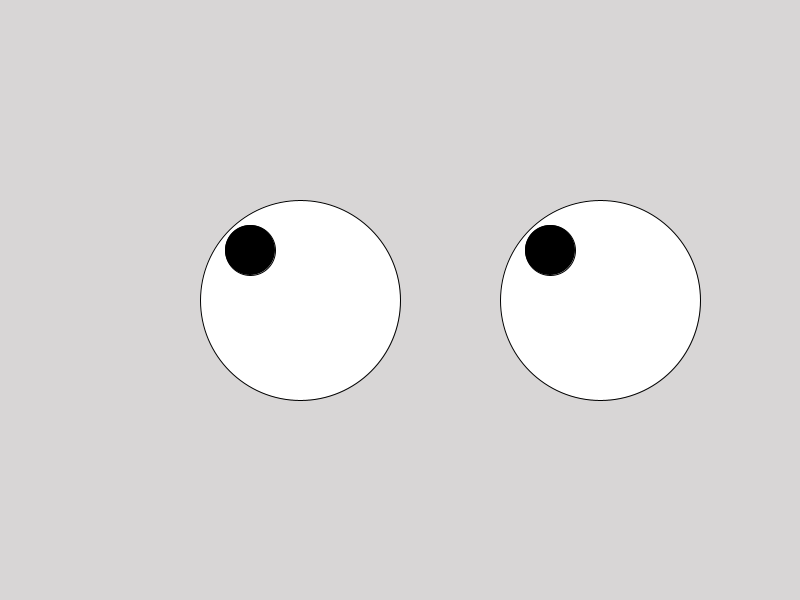
Frame 1 (no input)
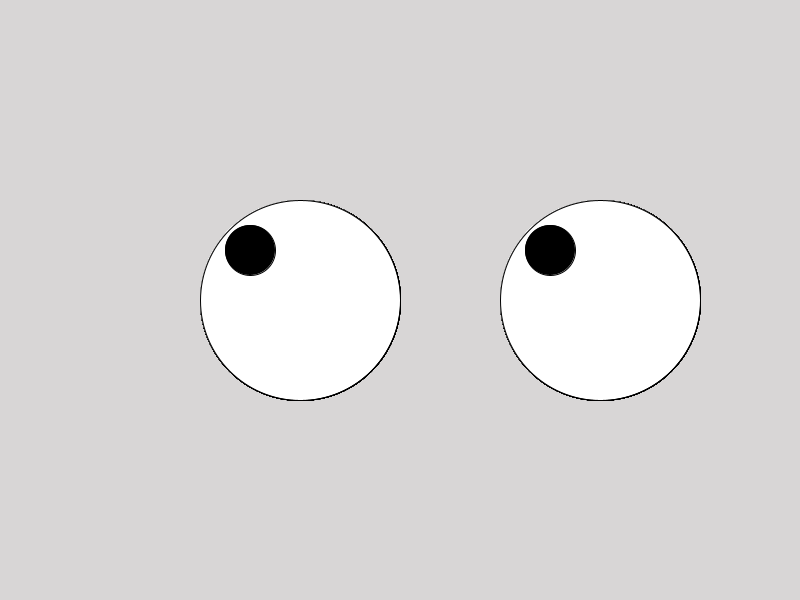
Frame 60 (the mouse pressed at the canvas centre just before this capture)
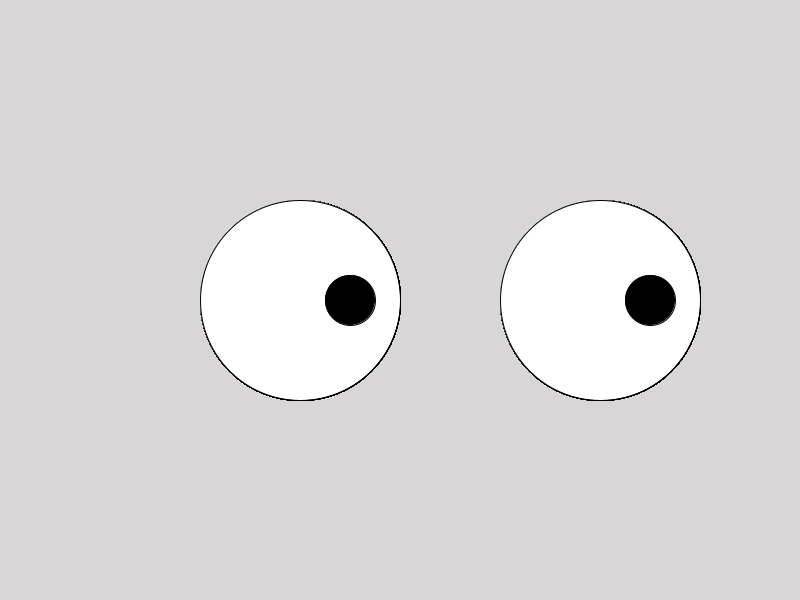
Frame 120 (the mouse held since frame 60 and released just before this capture)

The Processing sketch that drew these frames (run headless with seeded random() and noise(); from frame 60 on, the mouse is pressed at the canvas centre):

// Processing sketch: GooglyEyes
// ── GooglyEyes.pde
void setup() {
size(800,600);
background(#D8D6D6);
}

void draw() {
int urmom = mouseX;
int urdad = mouseY;
 fill(#FFFFFF);
ellipse(300,300,200,200);
ellipse(600,300,200,200);
fill(#000000);
if(mouseX < 250) {
  urmom = 250;
}
if(mouseX > 350) {
 urmom = 350; 
}
if(mouseY < 250) {
 urdad = 250; 
}

if(mouseY > 350) {
 urdad = 350; 
}
  ellipse(urmom,urdad,50,50);
  ellipse(urmom + 300, urdad, 50,50);
}
